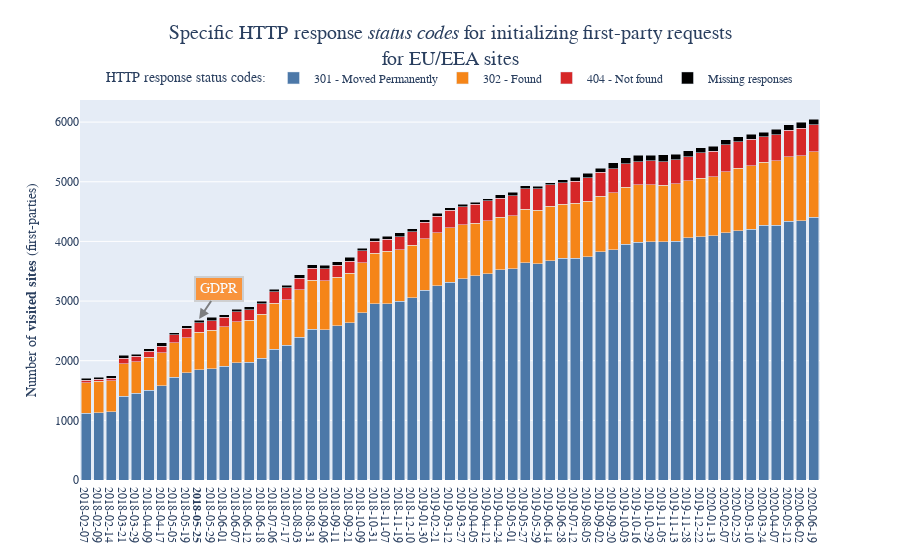

The notebook cell saved with this chart:
### Code cell
# Defin lists
data = []
status_codes_specific = [301, 302, 404]
status_codes_specific_legend = ['301 - Moved Permanently', '302 - Found', '404 - Not found']

# Choose a color palette
colors = ['#4C78A8', '#F58518', '#D62728']
palette = cycle(colors)

# Create bars
for i in range(len(status_codes_specific)):
    data.append(go.Bar(name=status_codes_specific_legend[i], x=df_dates['date'], y=df_errors['data.'+str(status_codes_specific[i])],
                      marker_color=next(palette)))

data.append(go.Bar(name='Missing responses', x=df_dates['date'], y=df_error_cat['no_response'],
                       marker_color='black'))
fig = go.Figure(data)

# Make x-axis categorical
fig.update_xaxes(type='category')

# Use date values from DF for x-axis 
fig.update_xaxes(tickvals=df_dates['date'])

# Change the bar mode
fig.update_layout(barmode='stack')

# Set y-axis title
fig.update_yaxes(title_text="Number of <b>visited sites</b> (first-parties)")

# Add centered figure title, set the legent and font
fig.update_layout(
    title={
        'text': "Specific HTTP response <i>status codes</i> for initializing first-party requests<br>for EU/EEA sites",
        'y':0.93,
        'x':0.5,
        'xanchor': 'center',
        'yanchor': 'top',
        'font':dict(size=20)},
    legend_title="HTTP response status codes:",
    font=dict(
        family="Courier New, monospace",
    ),
)

# Add annotation
fig.add_annotation(
        x=9,
        y=2700,
        xref="x",
        yref="y",
        text="GDPR",
        showarrow=True,
        font=dict(
            family="Courier New, monospace",
            size=14,
            color="#ffffff"
            ),
        align="center",
        arrowhead=2,
        arrowsize=1,
        arrowwidth=2,
        arrowcolor="#636363",
        ax=20,
        ay=-30,
        bordercolor="#c7c7c7",
        borderwidth=2,
        borderpad=4,
        bgcolor="#ff7f0e",
        opacity=0.8
        )

# Change legend location
fig.update_layout(legend=dict(
    orientation="h",
    yanchor="bottom",
    y=1.02,
    xanchor="center",
    x=0.5,
    traceorder='normal'
))

# Set plot size - use when exporting
#fig.update_layout(
#    autosize=False,
#    width=1100,
#    height=600,
#    )


iplot(fig)

### Figure 1 — Plotly figure (JSON) as saved in the notebook; plotly's stock layout.template omitted (floating-point values rounded to 4 significant figures)
{"data": [{"marker": {"color": "#4C78A8"}, "name": "301 - Moved Permanently", "type": "bar", "x": ["2018-02-07", "2018-02-09", "2018-02-14", "2018-03-21", "2018-03-29", "2018-04-09", "2018-04-17", "2018-05-05", "2018-05-19", "<b>2018-05-25</b>", "2018-05-29", "2018-06-01", "2018-06-07", "2018-06-12", "2018-06-18", "2018-07-06", "2018-07-17", "2018-08-03", "2018-08-31", "2018-09-06", "2018-09-11", "2018-09-21", "2018-10-09", "2018-10-31", "2018-11-07", "2018-11-19", "2018-12-10", "2019-01-30", "2019-02-21", "2019-03-12", "2019-03-27", "2019-04-05", "2019-04-12", "2019-04-24", "2019-05-01", "2019-05-27", "2019-05-29", "2019-06-14", "2019-06-28", "2019-07-12", "2019-08-05", "2019-09-02", "2019-09-20", "2019-10-03", "2019-10-16", "2019-10-29", "2019-11-05", "2019-11-13", "2019-11-28", "2019-12-22", "2020-01-13", "2020-02-07", "2020-02-25", "2020-03-10", "2020-03-24", "2020-04-07", "2020-05-12", "2020-06-02", "2020-06-19"], "y": [1122, 1128, 1143, 1408, 1457, 1502, 1579, 1724, 1794, 1847, 1868, 1906, 1962, 1970, 2040, 2190, 2259, 2394, 2525, 2521, 2582, 2636, 2807, 2954, 2957, 2996, 3055, 3181, 3253, 3318, 3370, 3424, 3461, 3524, 3540, 3644, 3628, 3672, 3719, 3714, 3746, 3825, 3861, 3950, 3986, 3992, 3992, 4000, 4065, 4082, 4099, 4143, 4178, 4200, 4271, 4273, 4340, 4350, 4407]}, {"marker": {"color": "#F58518"}, "name": "302 - Found", "type": "bar", "x": ["2018-02-07", "2018-02-09", "2018-02-14", "2018-03-21", "2018-03-29", "2018-04-09", "2018-04-17", "2018-05-05", "2018-05-19", "<b>2018-05-25</b>", "2018-05-29", "2018-06-01", "2018-06-07", "2018-06-12", "2018-06-18", "2018-07-06", "2018-07-17", "2018-08-03", "2018-08-31", "2018-09-06", "2018-09-11", "2018-09-21", "2018-10-09", "2018-10-31", "2018-11-07", "2018-11-19", "2018-12-10", "2019-01-30", "2019-02-21", "2019-03-12", "2019-03-27", "2019-04-05", "2019-04-12", "2019-04-24", "2019-05-01", "2019-05-27", "2019-05-29", "2019-06-14", "2019-06-28", "2019-07-12", "2019-08-05", "2019-09-02", "2019-09-20", "2019-10-03", "2019-10-16", "2019-10-29", "2019-11-05", "2019-11-13", "2019-11-28", "2019-12-22", "2020-01-13", "2020-02-07", "2020-02-25", "2020-03-10", "2020-03-24", "2020-04-07", "2020-05-12", "2020-06-02", "2020-06-19"], "y": [512, 525, 525, 543, 528, 555, 555, 575, 588, 626, 643, 662, 692, 707, 736, 777, 764, 793, 821, 820, 821, 831, 834, 847, 880, 865, 883, 867, 890, 914, 906, 877, 887, 884, 894, 891, 894, 921, 901, 922, 929, 932, 954, 954, 964, 961, 950, 964, 950, 979, 984, 1024, 1046, 1069, 1052, 1081, 1080, 1086, 1093]}, {"marker": {"color": "#D62728"}, "name": "404 - Not found", "type": "bar", "x": ["2018-02-07", "2018-02-09", "2018-02-14", "2018-03-21", "2018-03-29", "2018-04-09", "2018-04-17", "2018-05-05", "2018-05-19", "<b>2018-05-25</b>", "2018-05-29", "2018-06-01", "2018-06-07", "2018-06-12", "2018-06-18", "2018-07-06", "2018-07-17", "2018-08-03", "2018-08-31", "2018-09-06", "2018-09-11", "2018-09-21", "2018-10-09", "2018-10-31", "2018-11-07", "2018-11-19", "2018-12-10", "2019-01-30", "2019-02-21", "2019-03-12", "2019-03-27", "2019-04-05", "2019-04-12", "2019-04-24", "2019-05-01", "2019-05-27", "2019-05-29", "2019-06-14", "2019-06-28", "2019-07-12", "2019-08-05", "2019-09-02", "2019-09-20", "2019-10-03", "2019-10-16", "2019-10-29", "2019-11-05", "2019-11-13", "2019-11-28", "2019-12-22", "2020-01-13", "2020-02-07", "2020-02-25", "2020-03-10", "2020-03-24", "2020-04-07", "2020-05-12", "2020-06-02", "2020-06-19"], "y": [35, 38, 42, 94, 91, 105, 112, 135, 160, 162, 163, 162, 170, 180, 178, 188, 198, 198, 204, 199, 200, 200, 202, 200, 201, 216, 220, 271, 281, 294, 306, 318, 331, 319, 332, 350, 361, 354, 362, 375, 394, 401, 404, 400, 388, 399, 397, 405, 406, 429, 427, 451, 449, 441, 432, 436, 443, 465, 459]}, {"marker": {"color": "black"}, "name": "Missing responses", "type": "bar", "x": ["2018-02-07", "2018-02-09", "2018-02-14", "2018-03-21", "2018-03-29", "2018-04-09", "2018-04-17", "2018-05-05", "2018-05-19", "<b>2018-05-25</b>", "2018-05-29", "2018-06-01", "2018-06-07", "2018-06-12", "2018-06-18", "2018-07-06", "2018-07-17", "2018-08-03", "2018-08-31", "2018-09-06", "2018-09-11", "2018-09-21", "2018-10-09", "2018-10-31", "2018-11-07", "2018-11-19", "2018-12-10", "2019-01-30", "2019-02-21", "2019-03-12", "2019-03-27", "2019-04-05", "2019-04-12", "2019-04-24", "2019-05-01", "2019-05-27", "2019-05-29", "2019-06-14", "2019-06-28", "2019-07-12", "2019-08-05", "2019-09-02", "2019-09-20", "2019-10-03", "2019-10-16", "2019-10-29", "2019-11-05", "2019-11-13", "2019-11-28", "2019-12-22", "2020-01-13", "2020-02-07", "2020-02-25", "2020-03-10", "2020-03-24", "2020-04-07", "2020-05-12", "2020-06-02", "2020-06-19"], "y": [33, 31, 34, 49, 32, 36, 53, 33, 46, 44, 53, 41, 39, 49, 46, 46, 47, 52, 57, 64, 52, 70, 42, 56, 51, 64, 54, 44, 44, 39, 43, 39, 40, 59, 55, 50, 42, 37, 53, 62, 72, 72, 98, 97, 103, 95, 110, 92, 95, 82, 84, 89, 80, 86, 78, 89, 92, 98, 93]}], "layout": {"annotations": [{"align": "center", "arrowcolor": "#636363", "arrowhead": 2, "arrowsize": 1, "arrowwidth": 2, "ax": 20, "ay": -30, "bgcolor": "#ff7f0e", "bordercolor": "#c7c7c7", "borderpad": 4, "borderwidth": 2, "font": {"color": "#ffffff", "family": "Courier New, monospace", "size": 14}, "opacity": 0.8, "showarrow": true, "text": "GDPR", "x": 9, "xref": "x", "y": 2700, "yref": "y"}], "barmode": "stack", "font": {"family": "Courier New, monospace"}, "legend": {"orientation": "h", "title": {"text": "HTTP response status codes:"}, "traceorder": "normal", "x": 0.5, "xanchor": "center", "y": 1.02, "yanchor": "bottom"}, "title": {"font": {"size": 20}, "text": "Specific HTTP response <i>status codes</i> for initializing first-party requests<br>for EU/EEA sites", "x": 0.5, "xanchor": "center", "y": 0.93, "yanchor": "top"}, "xaxis": {"tickvals": ["2018-02-07", "2018-02-09", "2018-02-14", "2018-03-21", "2018-03-29", "2018-04-09", "2018-04-17", "2018-05-05", "2018-05-19", "<b>2018-05-25</b>", "2018-05-29", "2018-06-01", "2018-06-07", "2018-06-12", "2018-06-18", "2018-07-06", "2018-07-17", "2018-08-03", "2018-08-31", "2018-09-06", "2018-09-11", "2018-09-21", "2018-10-09", "2018-10-31", "2018-11-07", "2018-11-19", "2018-12-10", "2019-01-30", "2019-02-21", "2019-03-12", "2019-03-27", "2019-04-05", "2019-04-12", "2019-04-24", "2019-05-01", "2019-05-27", "2019-05-29", "2019-06-14", "2019-06-28", "2019-07-12", "2019-08-05", "2019-09-02", "2019-09-20", "2019-10-03", "2019-10-16", "2019-10-29", "2019-11-05", "2019-11-13", "2019-11-28", "2019-12-22", "2020-01-13", "2020-02-07", "2020-02-25", "2020-03-10", "2020-03-24", "2020-04-07", "2020-05-12", "2020-06-02", "2020-06-19"], "type": "category"}, "yaxis": {"title": {"text": "Number of <b>visited sites</b> (first-parties)"}}}}
